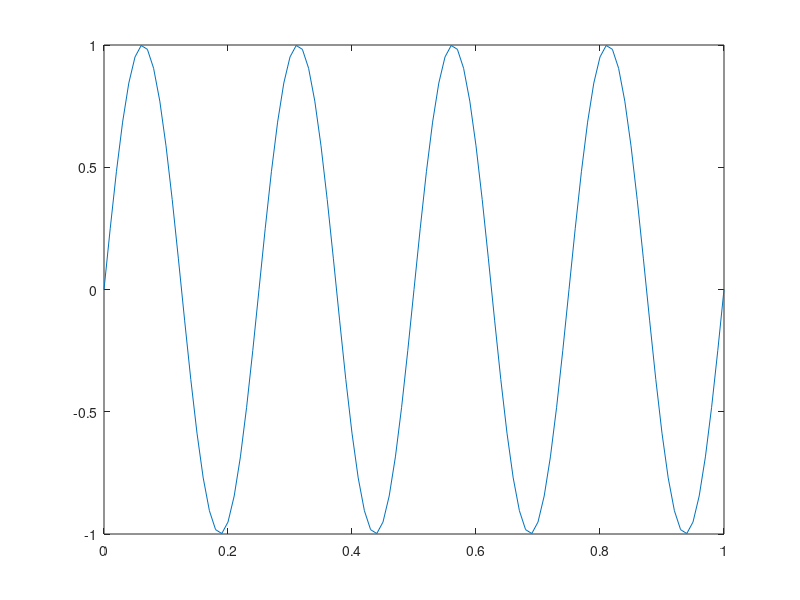
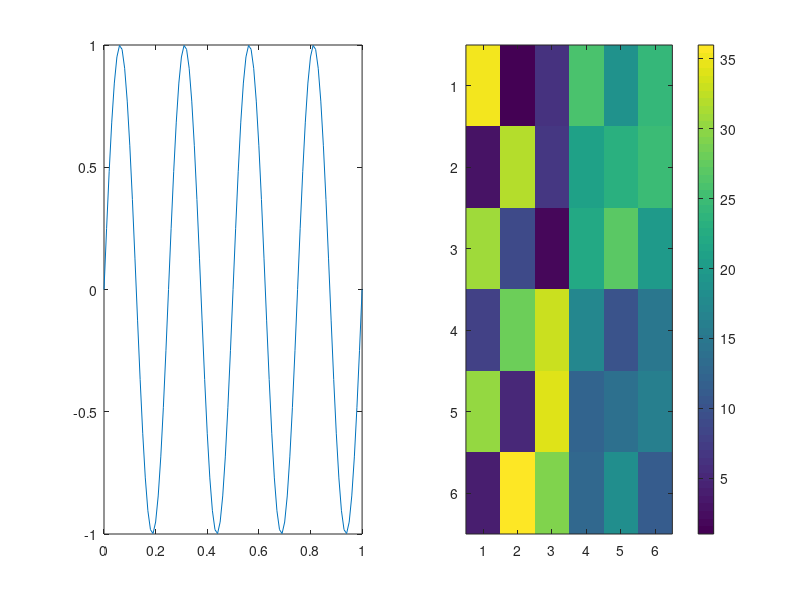

Here is the MATLAB script that generated these plots, in order: (Note: this script raises an error after producing the figures.)
#How to plot seperate graphs
t = [0:0.01:1];
y = sin(2*pi*4*t);
figure(1);plot(t, y);
y1 = cos(2*pi*2*t);
figure(2);plot(t,y1);


#How to plot as subplots
subplot(1,2,1)
plot(t,y)
subplot(1,2,2)
plot(t,y1)
axis([-0.5 1 -1 1])
close;

A = magic(6);
imagesc(A);
imagesc(A), colorbar, colormap grey;
